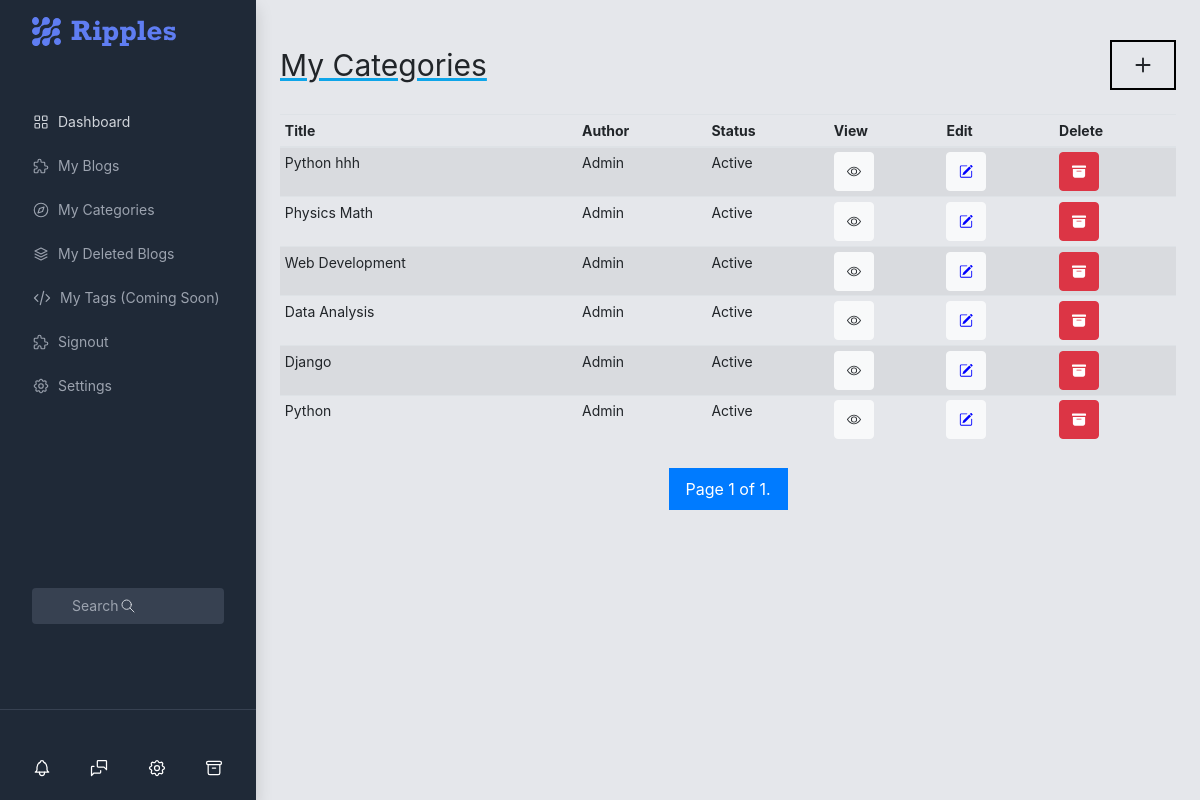
Page /my-categories/ (signed in) on the earlier database version.
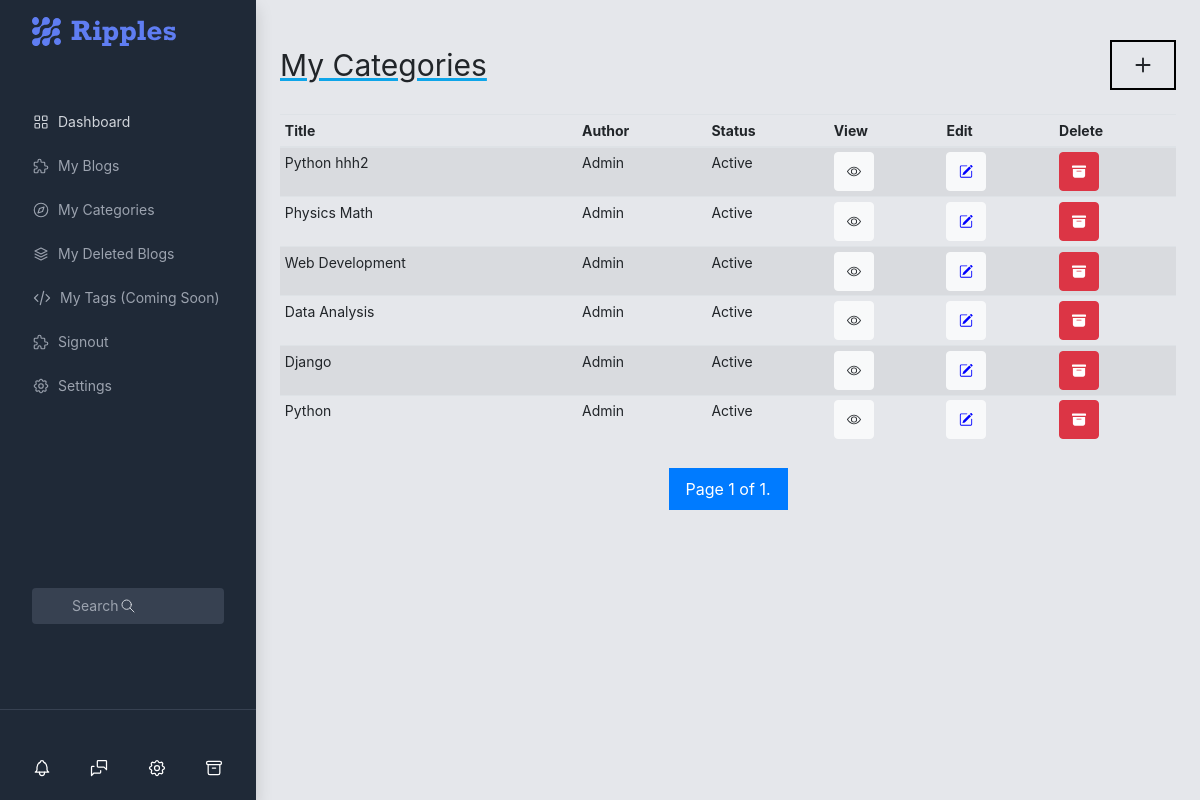
Same page on the later database version.
### blog/models.py (models this page shows, shortened)
class Category(models.Model):
    name = models.CharField(max_length=255)
    content = models.CharField(max_length=255)
    author = models.ForeignKey(User, on_delete=models.CASCADE)
    created_at = models.DateTimeField(auto_now_add=True)
    updated_at = models.DateTimeField(auto_now=True)
    image = models.ImageField(upload_to='category/images', blank=True, null=True, default="")
    slug = models.SlugField(unique=True, allow_unicode=True)

### blog/views.py (the view)
# urls.py: path('my-categories/', views.my_categories, name='my-categories'),
def my_categories(request):
    categories = Category.objects.filter(author=request.user).order_by('-created_at')    # Get the user's categories
    blogs_per_page = 10
    paginator = Paginator(categories, blogs_per_page)
    page_number = request.GET.get('page')
    page_obj = paginator.get_page(page_number)
    context = {'page_obj': page_obj}
    return render(request, 'my_categories.html', context)

### templates/my_categories.html (shortened to what this page needs)
{% extends 'dashboardbase.html' %}
{% load static %}
{% block content %}
<h2 class="mb-4 black-text text-3xl text-black-500 hover:text-blue-600 underline decoration-sky-500">My Categories
  <a class="nav-link" href="/addcategory/" id="add-blog-btn">
    <svg xmlns="http://www.w3.org/2000/svg" width="30" height="30" fill="currentColor" class="bi bi-plus" viewBox="0 0 16 16">
      <path d="M8 4a.5.5 0 0 1 .5.5v3h3a.5.5 0 0 1 0 1h-3v3a.5.5 0 0 1-1 0v-3h-3a.5.5 0 0 1 0-1h3v-3A.5.5 0 0 1 8 4z"/>
    </svg>
  </a>
</h2>
<div class="table-responsive">
  <table class="table table-striped table-sm">
    <thead>
      <tr>
        <th scope="col">Title</th>
        <th scope="col">Author</th>
        <th scope="col">Status</th>
        <th scope="col">View</th>
        <th scope="col">Edit</th>
        <th scope="col">Delete</th>
      </tr>
    </thead>
    <tbody>
      {% for blog in page_obj %}
      <tr>
        <td>{{ blog.name }}</td>
        <td>{{ blog.author.username }}</td>
        <td>Active</td>
        <td>
          <a href="/category/{{blog.slug}}/blogs/" class="btn btn-light">
          </a>
        </td>
        <td>
          <a href="/edit-category/{{blog.slug}}/" class="btn btn-light">
          </a>
        </td>
        <td>
          <a href="/delete-category/{{blog.slug}}/" class="btn btn-danger">
          </a>
        </td>
      </tr>
      {% endfor %}
    </tbody>
  </table>
  <div class="pagination mt-4">
    <span class="step-links">
      <span class="current">
        Page {{ page_obj.number }} of {{ page_obj.paginator.num_pages }}.
      </span>
    </span>
  </div>
</div>
{% endblock content %}

Differences in the rows shown:
changed Category: name "Python hhh" → "Python hhh2"
